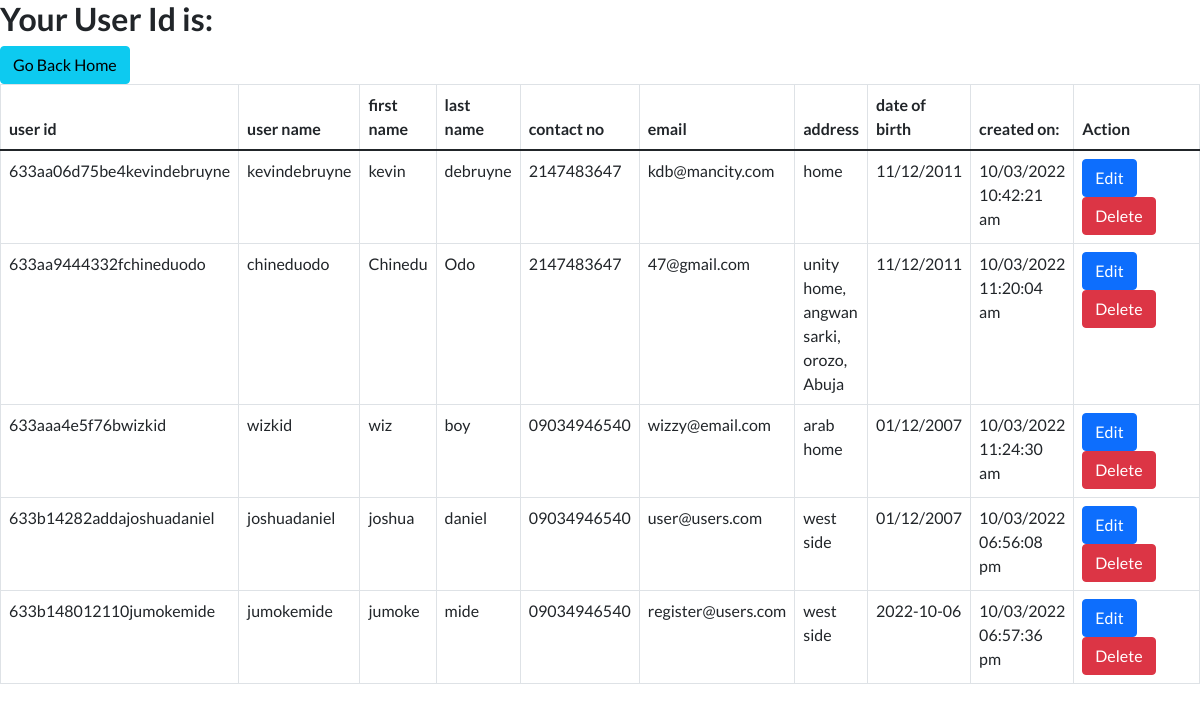
The app's page /index.php/user with its own data.
### tables this page shows
CREATE TABLE `users` (
  `id` int(11) NOT NULL,
  `user_id` varchar(255) NOT NULL,
  `user_name` varchar(255) NOT NULL,
  `first_name` text NOT NULL,
  `last_name` text NOT NULL,
  `contact_no` varchar(13) NOT NULL,
  `email` varchar(200) NOT NULL DEFAULT '',
  `dob` varchar(34) NOT NULL,
  `address` varchar(255) NOT NULL,
  `password` varchar(500) NOT NULL DEFAULT '',
  `salt` varchar(100) NOT NULL DEFAULT '',
  `verified` smallint(2) NOT NULL DEFAULT 0,
  `auth` varchar(1000) NOT NULL DEFAULT '',
  `status` smallint(2) NOT NULL DEFAULT 0,
  `created_date` varchar(255) NOT NULL,
  `modified_date` varchar(255) NOT NULL,
  `verification_code` int(2) NOT NULL
);

### application/controllers/user.php (called while the page is built, shortened)
<?php
class user extends CI_Controller {
public function __construct() {
    $this->load->library('form_validation');
    $this->load->library('session');
    $this->load->model('user_model');
 }
 public function index()
 {
     $data['data'] = $this->user_model->get_user();
     $this->load->view('admin/header');
     $this->load->view('admin/updateuser',$data);
     $this->load->view('admin/footer');
 }
}

### index.php (called while the page is built, shortened)
<?php
require_once BASEPATH.'core/CodeIgniter.php';

### application/models/user_model.php (called while the page is built, shortened)
<?php
class user_model extends CI_Model{
    public function get_user(){
        $query = $this->db->get("users");
        return $query->result();
    }
}
?>

### application/views/admin/updateuser.php (the view)
<div class="row">
    <div class="col-lg-12 margin-tb">
        <div class="pull-left">
            <h2>Your User Id is: <?php print $this->session->userdata('ci_seesion_key')['user_id']; ?></h2>
        </div>
        <div class="pull-right">
            <a class="btn btn-info" href="<?php echo base_url('adminauth/profile') ?>"> Go Back Home</a>
        </div>
    </div>
</div>
<table class="table table-bordered">
  <thead>
      <tr>
          <th>user id</th>
          <th>user name</th>
          <th>first name</th>
          <th>last name</th>
          <th>contact no</th>
          <th>email</th>
          <th>address</th>
          <th>date of birth</th>
          <th>created on:</th>
          <th width="220px">Action</th>
      </tr>
  </thead>
  <tbody>
   <?php foreach ($data as $item) { ?>
      <tr>
          <td><?php echo $item->user_id; ?></td>
          <td><?php echo $item->user_name; ?></td>
          <td><?php echo $item->first_name; ?></td>
          <td><?php echo $item->last_name; ?></td>
          <td><?php echo $item->contact_no; ?></td>
          <td><?php echo $item->email; ?></td>
          <td><?php echo $item->address; ?></td>
          <td><?php echo $item->dob; ?></td>
          <td><?php echo $item->created_date; ?></td>
      <td>
        <form method="DELETE" action="<?php echo base_url('user/delete/'.$item->id);?>">
         <a class="btn btn-primary" href="<?php echo base_url('user/edit/'.$item->id) ?>"> Edit</a>
          <button type="submit" class="btn btn-danger"> Delete</button>
        </form>
      </td>
      </tr>
      <?php } ?>
  </tbody>
</table>

### application/views/admin/header.php (shortened to what this page needs)
<!DOCTYPE html>
<html lang="en">
<head>
  <link rel="stylesheet" href="https://cdnjs.cloudflare.com/ajax/libs/twitter-bootstrap/4.3.1/css/bootstrap.min.css" />
  <link rel="stylesheet" href="https://cdnjs.cloudflare.com/ajax/libs/font-awesome/5.7.2/css/all.min.css" />
  <link rel="stylesheet" href="https://cdnjs.cloudflare.com/ajax/libs/simple-line-icons/2.4.1/css/simple-line-icons.css" />
  <link href="https://cdn.jsdelivr.net/npm/bootstrap@5.0.2/dist/css/bootstrap.min.css" rel="stylesheet">
  <link href="<?php echo base_url('assets/css/bootstrap.min.css');?>" rel="stylesheet"/>
  <link href="<?php echo base_url('assets/css/style.css');?>" rel="stylesheet"/>
</head>
<body>

### application/views/admin/footer.php (shortened to what this page needs)
</body>
</html>

### assets/css/style.css (style rules this page uses)
body { font-family: 'Lato', 'Helvetica Neue', Helvetica, Arial, sans-serif; }
h1, h2, h3, h4, h5, h6 { font-family: 'Lato', 'Helvetica Neue', Helvetica, Arial, sans-serif; font-weight: 700; }

### records on screen
users: user "633aa06d75be4kevindebruyne", user_name "kevindebruyne", first_name "kevin", last_name "debruyne", contact_no "2147483647", email "kdb@mancity.com", address "home", dob "11/12/2011", created_date "10/03/2022 10:42:21 am"
users: user "633aa9444332fchineduodo", user_name "chineduodo", first_name "Chinedu", last_name "Odo", contact_no "2147483647", email "47@gmail.com", address "unity home, angwan sarki, orozo, Abuja", dob "11/12/2011", created_date "10/03/2022 11:20:04 am"
users: user "633aaa4e5f76bwizkid", user_name "wizkid", first_name "wiz", last_name "boy", contact_no "09034946540", email "wizzy@email.com", address "arab home", dob "01/12/2007", created_date "10/03/2022 11:24:30 am"
users: user "633b14282addajoshuadaniel", user_name "joshuadaniel", first_name "joshua", last_name "daniel", contact_no "09034946540", email "user@users.com", address "west side", dob "01/12/2007", created_date "10/03/2022 06:56:08 pm"
users: user "633b148012110jumokemide", user_name "jumokemide", first_name "jumoke", last_name "mide", contact_no "09034946540", email "register@users.com", address "west side", dob "2022-10-06", created_date "10/03/2022 06:57:36 pm"
